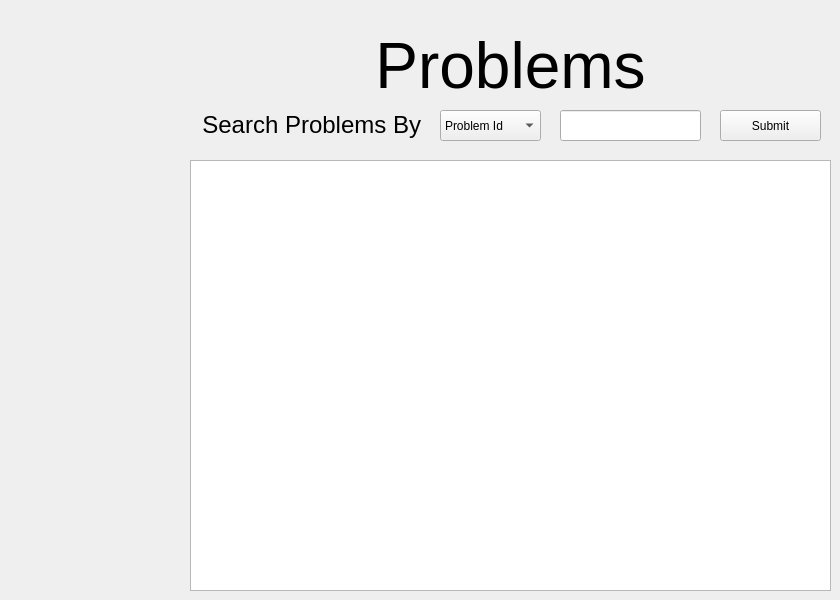
    <widget class="QWidget" name="ProblemsTab">
     <attribute name="title">
      <string>Tab 2</string>
     </attribute>
     <widget class="QLabel" name="label">
      <property name="geometry">
       <rect>
        <x>320</x>
        <y>30</y>
        <width>381</width>
        <height>61</height>
       </rect>
      </property>
      <property name="text">
       <string>&lt;html&gt;&lt;head/&gt;&lt;body&gt;&lt;p align=&quot;center&quot;&gt;&lt;span style=&quot; font-size:48pt;&quot;&gt;Problems&lt;/span&gt;&lt;/p&gt;&lt;/body&gt;&lt;/html&gt;</string>
      </property>
     </widget>
     <widget class="QTableView" name="ProblemsTableView">
      <property name="geometry">
       <rect>
        <x>190</x>
        <y>160</y>
        <width>641</width>
        <height>431</height>
       </rect>
      </property>
     </widget>
     <widget class="QLabel" name="ProblemsSearchLabel">
      <property name="geometry">
       <rect>
        <x>200</x>
        <y>110</y>
        <width>221</width>
        <height>31</height>
       </rect>
      </property>
      <property name="text">
       <string>&lt;html&gt;&lt;head/&gt;&lt;body&gt;&lt;p align=&quot;right&quot;&gt;&lt;span style=&quot; font-size:18pt;&quot;&gt;Search Problems By&lt;/span&gt;&lt;/p&gt;&lt;/body&gt;&lt;/html&gt;</string>
      </property>
     </widget>
     <widget class="QComboBox" name="ProblemsSearchComboBox">
      <property name="geometry">
       <rect>
        <x>440</x>
        <y>110</y>
        <width>101</width>
        <height>31</height>
       </rect>
      </property>
      <item>
       <property name="text">
        <string>Problem Id</string>
       </property>
      </item>
      <item>
       <property name="text">
        <string>Name</string>
       </property>
      </item>
      <item>
       <property name="text">
        <string>Source</string>
       </property>
      </item>
     </widget>
     <widget class="QLineEdit" name="ProblemsSearchLineEdit">
      <property name="geometry">
       <rect>
        <x>560</x>
        <y>110</y>
        <width>141</width>
        <height>31</height>
       </rect>
      </property>
     </widget>
     <widget class="QPushButton" name="ProblemsSearchSubmitButton">
      <property name="geometry">
       <rect>
        <x>720</x>
        <y>110</y>
        <width>101</width>
        <height>31</height>
       </rect>
      </property>
      <property name="text">
       <string>Submit</string>
      </property>
     </widget>
    </widget>
